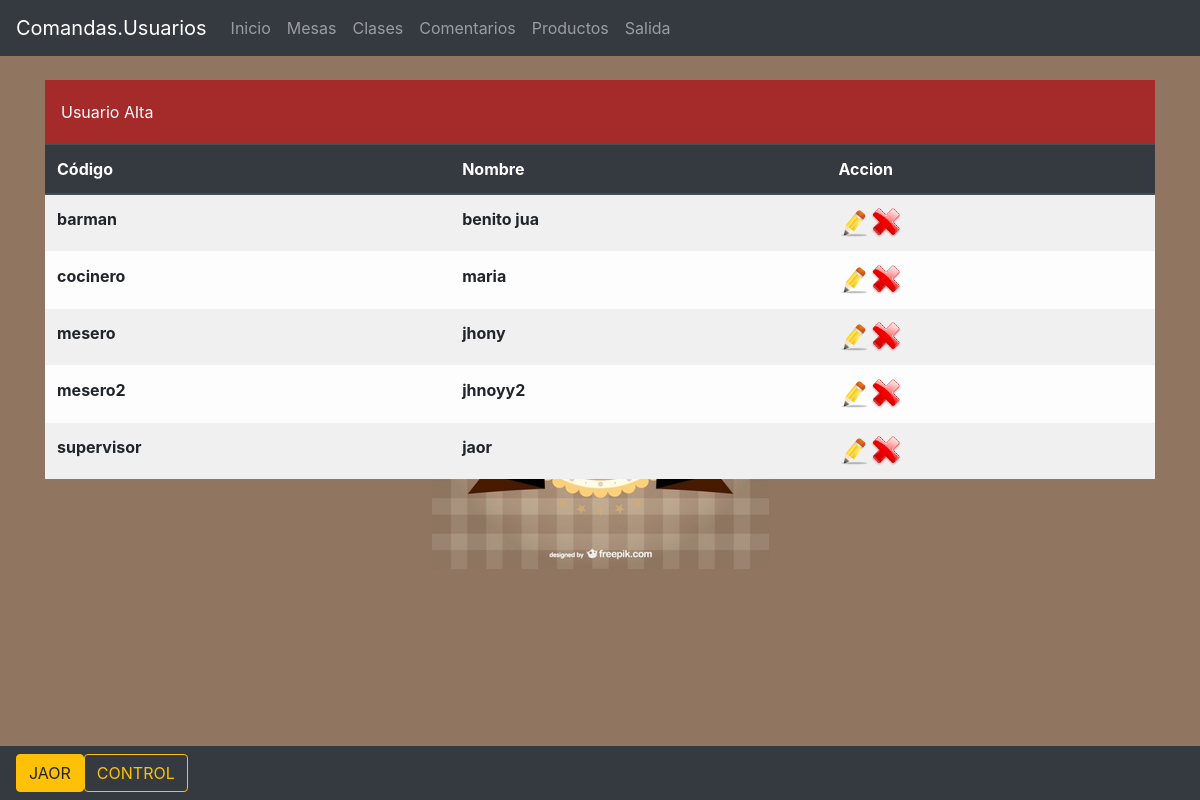
/usuarios.php (signed in), run on the app's committed database.
### tables this page shows
CREATE TABLE IF NOT EXISTS `usuarios` (
  `codigo` varchar(10) NOT NULL,
  `clave` varchar(10) DEFAULT NULL,
  `nombre` varchar(10) DEFAULT NULL,
  `tipo` varchar(10) DEFAULT NULL,
  PRIMARY KEY (`codigo`)
);

### php/func_bd.php (called while the page is built, shortened)
<?php
function fnGetDatos($conexion, $tabla)
{
	$query =  " SELECT *";
    $query .= " FROM   $tabla";
	$registros = $conexion->query($query);
	return $registros;
}
?>

### usuarios.php (the view, shortened to what this page needs)
<?php
  include ("php/func_bd.php");
  if (isset($_SESSION['codigo']) &&
      isset($_SESSION['usuario']) &&
      isset($_SESSION['tipo']))
  {
     $usuario = $_SESSION['usuario'];
     $tipo    = $_SESSION['tipo'];
  }
  else
  {
     $titulo      = "Error Acceso";
     $descripcion = "Intento de Violación de Acceso";
     $enlace      = "index.php";
     header("Location: error.php?titulo=$titulo&descripcion=$descripcion&enlace=$enlace");
  }
?>
<!DOCTYPE html>
<html lang="en">
<head>
  <link rel="stylesheet" type="text/css" href="css/comandas.css" media="screen" />
</head>
<body>
  <nav class="navbar navbar-expand-md bg-dark navbar-dark">
    <a class="navbar-brand" href="#">Comandas.Usuarios</a>
    <div class="collapse navbar-collapse" id="collapsibleNavbar">
      <ul class="navbar-nav">
        <li class="nav-item">
          <a class="nav-link" href="index.php">
            Inicio
          </a>
        </li>
        <li class="nav-item">
          <a class="nav-link" href="mesas.php">
            Mesas
          </a>
        </li>
        <li class="nav-item">
          <a class="nav-link" href="clases.php">
            Clases
          </a>
        </li>
        <li class="nav-item">
          <a class="nav-link" href="comentarios.php">
            Comentarios
          </a>
        </li>
        <li class="nav-item">
          <a class="nav-link" href="productos.php">
            Productos
          </a>
        </li>
        <li class="nav-item">
          <a class="nav-link" href="php/salida.php">Salida</a>
        </li>
      </ul>
    </div>
  </nav>
  <br>
  <div class="container">
    <table class="table table-striped table-light">
      <caption style="background-color: brown; caption-side: top">
        <a class="nav-link" href="usuariosABC.php?operacion=Alta">
          Usuario Alta
        </a>
      </caption>
      <thead class="thead-dark">
        <tr>
          <th>Código</th>
          <th>Nombre</th>
          <th>Accion</th>
        </tr>
      </thead>
      <tbody>
        <?php
        $usuarios = fnGetDatos($conexion,"usuarios");
        while ($fila = $usuarios->fetch_assoc())
        {
          $enlaceCambio  = "usuariosABC.php?operacion=Cambios";
          $enlaceCambio .= "&codigo=".$fila['codigo'];
          $enlaceCambio .= "&clave=".$fila['clave'];
          $enlaceCambio .= "&nombre=".$fila['nombre'];
          $enlaceCambio .= "&tipo=".$fila['tipo'];
          $enlaceCambio = str_replace(" ", "%20", $enlaceCambio);
          $enlaceBaja  = "usuariosABC.php?operacion=Baja";
          $enlaceBaja .= "&codigo=".$fila['codigo'];
          $enlaceBaja .= "&clave=".$fila['clave'];
          $enlaceBaja .= "&nombre=".$fila['nombre'];
          $enlaceBaja .= "&tipo=".$fila['tipo'];
          $enlaceBaja = str_replace(" ", "%20", $enlaceBaja);
          echo "<tr>";
          echo "<th>".$fila['codigo']."</td>";
          echo "<th>".$fila['nombre']."</td>";
          echo "<td>";
          echo "<a href=$enlaceCambio><img src='img/edit.png'></a>";
          echo "<a href=$enlaceBaja><img src='img/del.png'></a>";
          echo "</td>";
          echo '</tr>';
        }
        ?>
      </tbody>
    </table>
  </div>
  <br><br>
  <nav class="navbar navbar-expand-sm bg-dark navbar-dark fixed-bottom">
      <button type="button" class="btn btn-warning">
          <?php
            echo strtoupper($usuario);
          ?>
      </button>
      <button type="button" class="btn btn-outline-warning">
          <?php
            echo strtoupper($tipo);
          ?>
      </button>
  </nav>
</body>
</html>

### css/comandas.css (style rules this page uses)
body { background: url(../img/logo.jpg) center fixed no-repeat; background-color: rgb(144,118,97); }
a { color: white; }

### data on the page
usuarios: codigo "barman", nombre "benito jua"
usuarios: codigo "cocinero", nombre "maria"
usuarios: codigo "mesero", nombre "jhony"
usuarios: codigo "mesero2", nombre "jhnoyy2"
usuarios: codigo "supervisor", nombre "jaor"

### other printed values
$usuario "JAOR"
$tipo "CONTROL"
